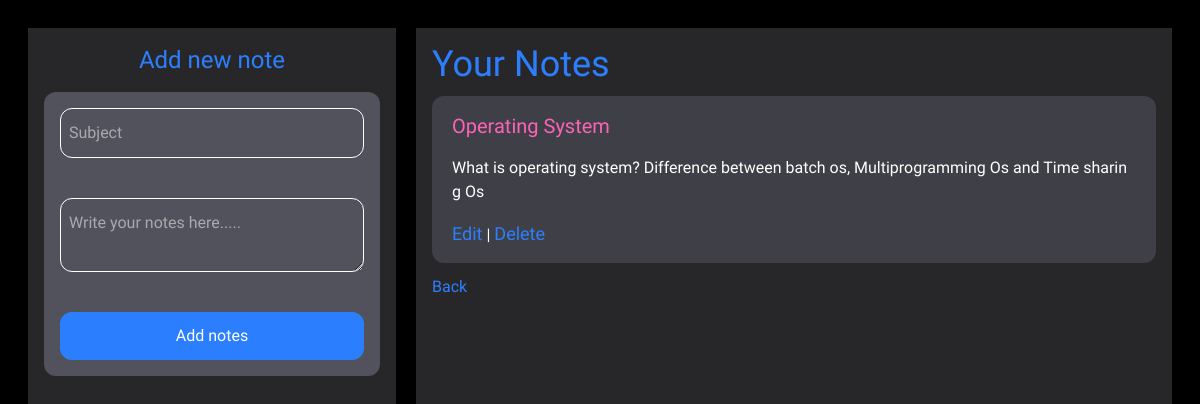
The app's page /notes (signed in) with its own data.
### tables this page shows
CREATE TABLE notes(
            id INTEGER PRIMARY KEY AUTOINCREMENT,
            user_id INTEGER,
            subject TEXT,
            content TEXT
            );

### app.py (the view)
@app.route('/notes')
def notes():
    if "user_id" not in session:
        return redirect('/login')
    conn = get_db()
    notes = conn.execute(
        "SELECT* FROM notes where user_id=?", (session["user_id"],)
    ).fetchall()
    conn.close()
    return render_template("notes.html",notes=notes)

### app.py (called while the page is built)
def get_db():
    conn = sqlite3.connect("planner.db")
    conn.row_factory = sqlite3.Row
    return conn

### templates/notes.html (shortened to what this page needs)
<!DOCTYPE html>
<html>
<head>
      <script src="https://cdn.jsdelivr.net/npm/@tailwindcss/browser@4"></script>
</head>
<body>
    <div class="h-screen w-screen bg-black text-white p-7 grid grid-cols-6 gap-5">
        <div class="col-span-2 bg-zinc-800 flex flex-col p-4 gap-4">
            <h1 class="text-2xl text-blue-500 text-center">Add new note</h1>
    <form method="POST" action="/add_note" class="bg-zinc-600 flex flex-col gap-10 p-4 rounded-xl">
        <input type="text" name="subject" class="border py-3 px-2 outline-none rounded-xl" placeholder="Subject" required>
         <textarea name="content" class="border py-3 px-2 outline-none rounded-xl" placeholder="Write your notes here....." required></textarea>
        <button type="submit" class="bg-blue-500 rounded-xl py-3">Add notes </button>
    </form>
</div>
    <div class="col-span-4 bg-zinc-800 p-4 flex flex-col gap-3">
        <h2 class="text-4xl text-blue-500">Your Notes</h2>
    <ul class="flex flex-row flex-wrap gap-10">
        {% for note in notes %}
            <div class="bg-zinc-700 py-4 px-5 rounded-xl flex flex-col flex-wrap gap-4">
                <h1 class="text-xl text-pink-400">{{ note.subject }}</h1>
                <p class="break-all">{{ note.content }}</p>
                <div>
                    <a href="" class="text-blue-500 text-[18px]">Edit</a> |
                    <a href="/delete_note/{{ note.id }}" class="text-blue-500 text-[18px]">Delete</a>
                </div>
            </div>
        {% endfor %}
    </ul>
    <a href="/home" class="text-blue-500">Back</a>
    </div>
    </div>
</body>
</html>

### templates/notes.html (style rules this page uses)
body,html { font-family: "Funnel Sans", sans-serif; }

### records on screen
notes: subject "Operating System", content "What is operating system? Difference between batch os, Multiprogramming Os and Time sharing Os"
